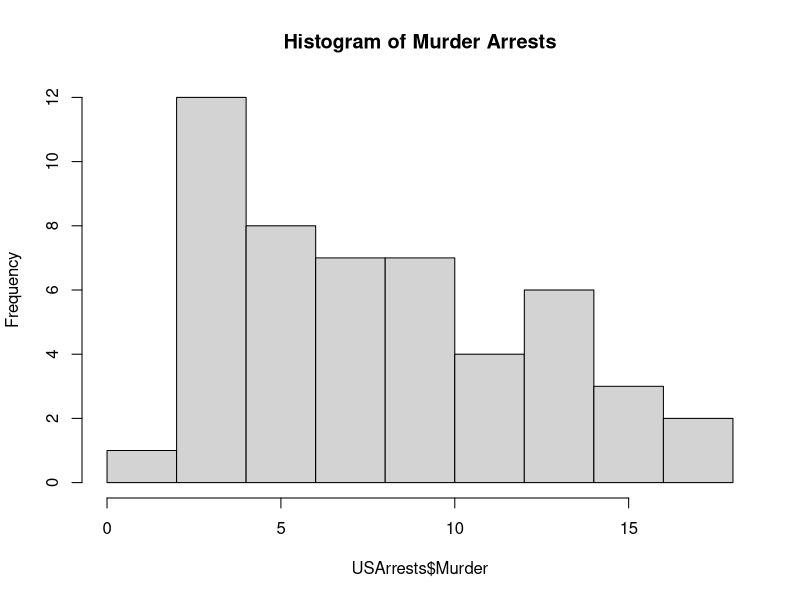
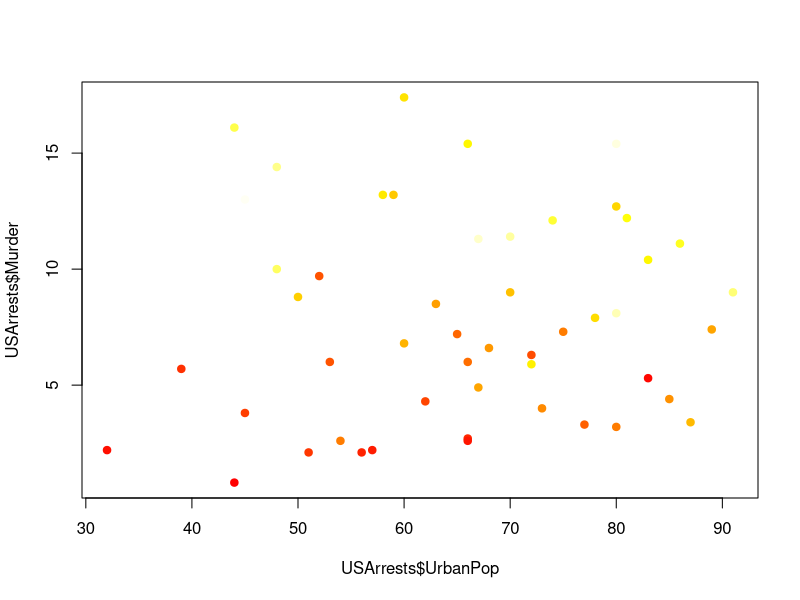
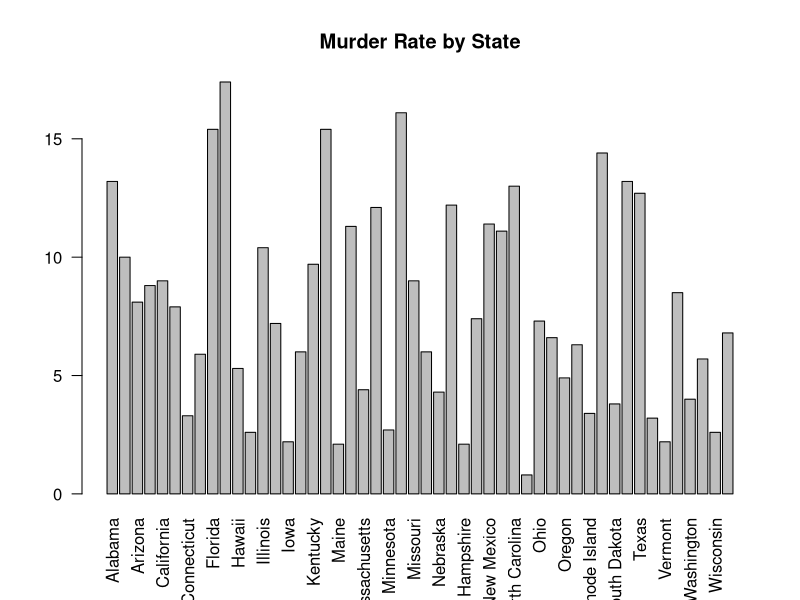

Write the R code that produced these figures, in order.
# Experiment 39: USArrests dataset analysis
data("USArrests")
print(str(USArrests))
print(summary(USArrests))
print(which.max(USArrests$Rape))
print(rownames(USArrests)[which.max(USArrests$Rape)])
print(rownames(USArrests)[which.max(USArrests$Murder)])
print(rownames(USArrests)[which.min(USArrests$Murder)])
print(cor(USArrests))
print(rownames(USArrests[USArrests$Assault > median(USArrests$Assault), ]))
quantile_val <- quantile(USArrests$Murder, 0.25)
print(rownames(USArrests[USArrests$Murder < quantile_val, ]))

# Plots
hist(USArrests$Murder, main="Histogram of Murder Arrests")
plot(USArrests$UrbanPop, USArrests$Murder, col = heat.colors(50)[rank(USArrests$Assault)], pch = 19)
barplot(USArrests$Murder, names.arg = rownames(USArrests), las = 2, main = "Murder Rate by State")